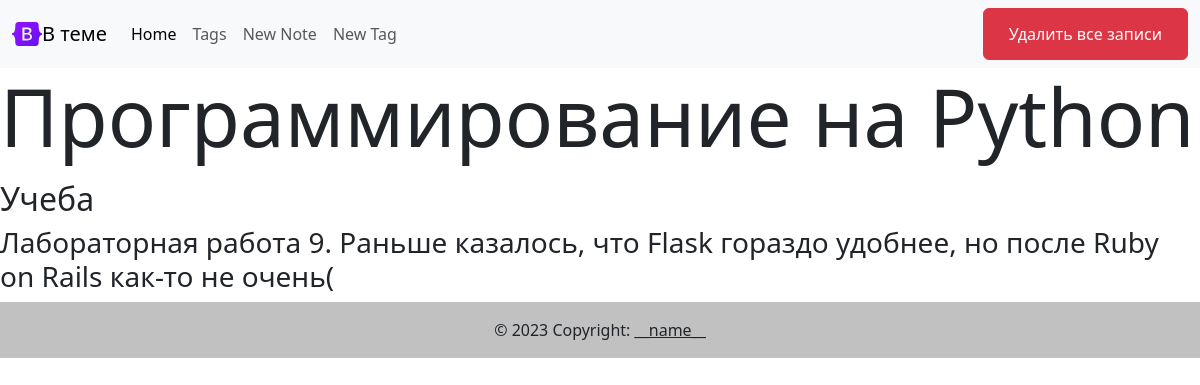
Page /2/ on the committed database.
### models.py (models this page shows, shortened)
class Note(db.Model):
    id = db.Column(db.Integer, primary_key=True)
    title = db.Column(db.String(100), nullable=True, default=config.default_note_title)
    text = db.Column(db.Text, nullable=False)
    tag = db.relationship('Tag', backref='tag')

class Tag(db.Model):
    id = db.Column(db.Integer, primary_key=True)
    text = db.Column(db.Integer, nullable=False)
    note_id = db.Column(db.Integer, db.ForeignKey('note.id'))

### app.py (the view)
@app.route('/<int:note_id>/', methods=['GET', 'POST'])
def show(note_id):
    if request.method == 'POST':
        return redirect(url_for('edit_note', note_id=note_id))
    note = Note.query.get_or_404(note_id)
    return render_template('show.html', note=note)

### templates/show.html (shortened to what this page needs)
{% extends 'base.html' %}
{% block content %}
    <p class="display-1">{{ note.title }}</p>
    <h2>{% for tag in note.tag%}
        {{ tag.text }}
    {% endfor %}</h2>
    <h3>{{ note.text }}</h3>
{% endblock %}

### rows in the picture
Note: title "Программирование на Python", text "Лабораторная работа 9. Раньше казалось, что Flask гораздо удобнее, но после Ruby on Rails как-то не очень("
Tag: text "Учеба"
